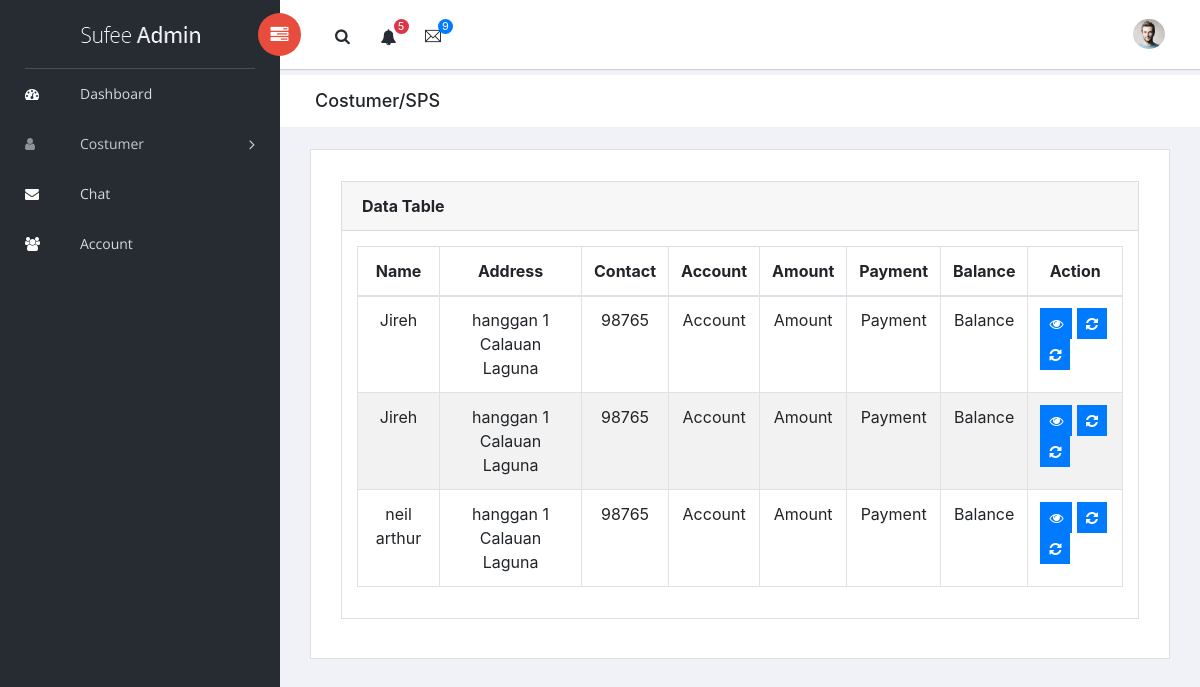
Page /branch_manager/sps.php (signed in) on the earlier database version.
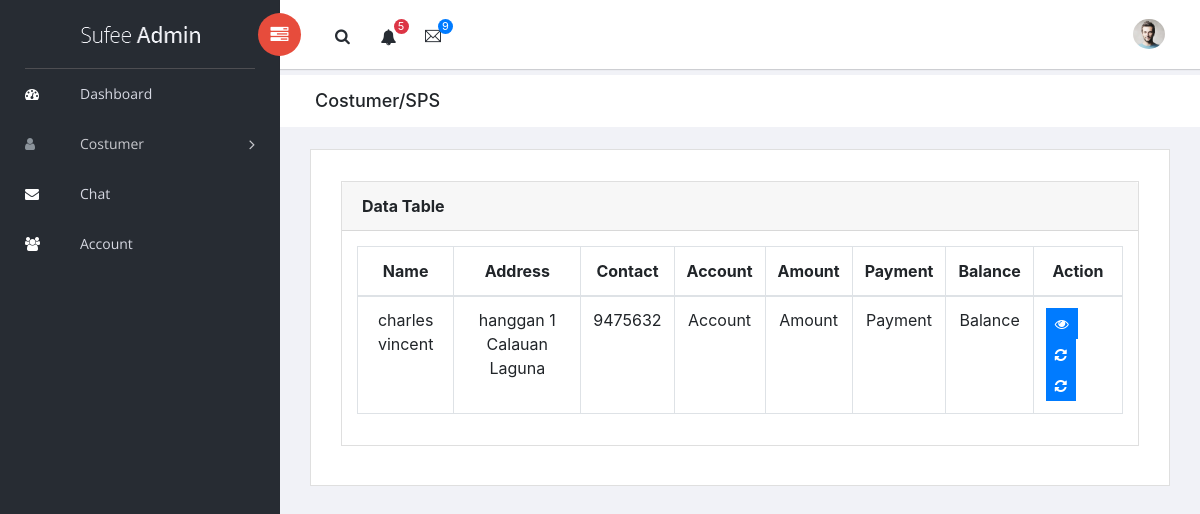
Same page on the later database version.
### tables this page shows
CREATE TABLE `customer` (
  `customer_id` int(11) NOT NULL,
  `lname` varchar(255) NOT NULL,
  `fname` varchar(255) NOT NULL,
  `mname` varchar(255) NOT NULL,
  `category` varchar(255) NOT NULL,
  `permanent_address` varchar(255) NOT NULL,
  `email` varchar(255) NOT NULL,
  `date_birth` date NOT NULL,
  `mobile_no` int(11) NOT NULL,
  `id_number` int(11) NOT NULL,
  `mother_name` varchar(255) NOT NULL,
  `mother_no` int(11) NOT NULL,
  `father_name` varchar(255) NOT NULL,
  `father_no` int(11) NOT NULL,
  `spouse_name` varchar(255) NOT NULL,
  `spouse_no` int(11) NOT NULL,
  `company_affiliated` varchar(255) NOT NULL,
  `company_address` varchar(255) NOT NULL,
  `company_no` int(11) NOT NULL,
  `company_position` varchar(255) NOT NULL,
  `company_status` text NOT NULL
);

### branch_manager/sps.php (the view, shortened to what the changed rows need)
<!doctype html>
<html class="no-js" lang="en">
<head>
    <link rel="stylesheet" href="vendors/bootstrap/dist/css/bootstrap.min.css">
    <link rel="stylesheet" href="vendors/font-awesome/css/font-awesome.min.css">
    <link rel="stylesheet" href="vendors/themify-icons/css/themify-icons.css">
    <link rel="stylesheet" href="vendors/flag-icon-css/css/flag-icon.min.css">
    <link rel="stylesheet" href="vendors/selectFX/css/cs-skin-elastic.css">
    <link rel="stylesheet" href="vendors/jqvmap/dist/jqvmap.min.css">
    <link rel="stylesheet" href="assets/css/style.css">
</head>
<body>
    <div id="right-panel" class="right-panel">
        <div class="breadcrumbs">
            <div class="col-sm-4">
                <div class="page-header float-left">
                    <div class="page-title">
                        <h1>Costumer/SPS</h1>
                    </div>
                </div>
            </div>
        </div>
        <div class="content mt-3">
            <div class="col-xl-12">
                <div class="card">
                    <div class="card-body">
                       <div class="content mt-3">
            <div class="animated fadeIn">
                <div class="row">
                    <div class="col-md-12">
                        <div class="card">
                            <div class="card-body">
                                <table id="bootstrap-data-table-export" class="table table-striped table-bordered">
                                    <thead>
                                        <tr>
                                            <th><center>Name</center></th>
                                            <th><center>Address</center></th>
                                            <th><center>Contact</center></th>
                                            <th><center>Account</center></th>
                                            <th><center>Amount</center></th>
                                            <th><center>Payment</center></th>
                                            <th><center>Balance</center></th>
                                            <th><center>Action</center></th>
                                        </tr>
                                    </thead>
                                    <tbody>
                                        <tr>
                                            <?php
                                        include_once("../auth.php");
                                        $query = mysqli_query($con,"SELECT * FROM customer WHERE category = 'atm'");
                                        while ($row=mysqli_fetch_assoc($query)) { ?>
                                            <tr>
                                                <td><center><?php echo $row['fname'];  ?></center></td>
                                                <td><center><?php echo $row['permanent_address'];  ?></center></td>
                                                <td><center><?php echo $row['mobile_no'];  ?></center></td>
                                                <td><center>Account</center></td>
                                                <td><center>Amount</center></td>
                                                <td><center>Payment</center></td>
                                                <td><center>Balance</center></td>
                                            <td>
                                                <button type="button" class="btn btn-primary btn-sm viewbtn" data-toggle="modal" data-target="#viewmodal"><i class="fa fa-eye"></i> </button>
                                                <button type="submit" class="btn btn-primary btn-sm updatebtn" data-toggle="modal" data-target="#update"><i class="fa fa-refresh"></i>
                                                     </button>
                                                <button type="submit" class="btn btn-primary btn-sm deletebtn" data-toggle="modal" data-target="#delete"><i class="fa fa-refresh"></i>
                                                </button>
                                            </td>
                                        </tr>
                                        <?php } ?>
                                    </tbody>
                                </table>
                            </div>
                        </div>
                    </div>
                </div>
            </div>
        </div>
                                  <br/><br/>
                                </div>
                              </div>
                            </div>
                        </div>
                    </div>
</body>
</html>

Differences in the rows shown:
removed customer: fname "Jireh", permanent_address "hanggan 1 Calauan Laguna", mobile_no "98765"
removed customer: fname "Jireh", permanent_address "hanggan 1 Calauan Laguna", mobile_no "98765"
removed customer: fname "neil arthur", permanent_address "hanggan 1 Calauan Laguna", mobile_no "98765"
added customer: fname "charles vincent", permanent_address "hanggan 1 Calauan Laguna", mobile_no "9475632"
